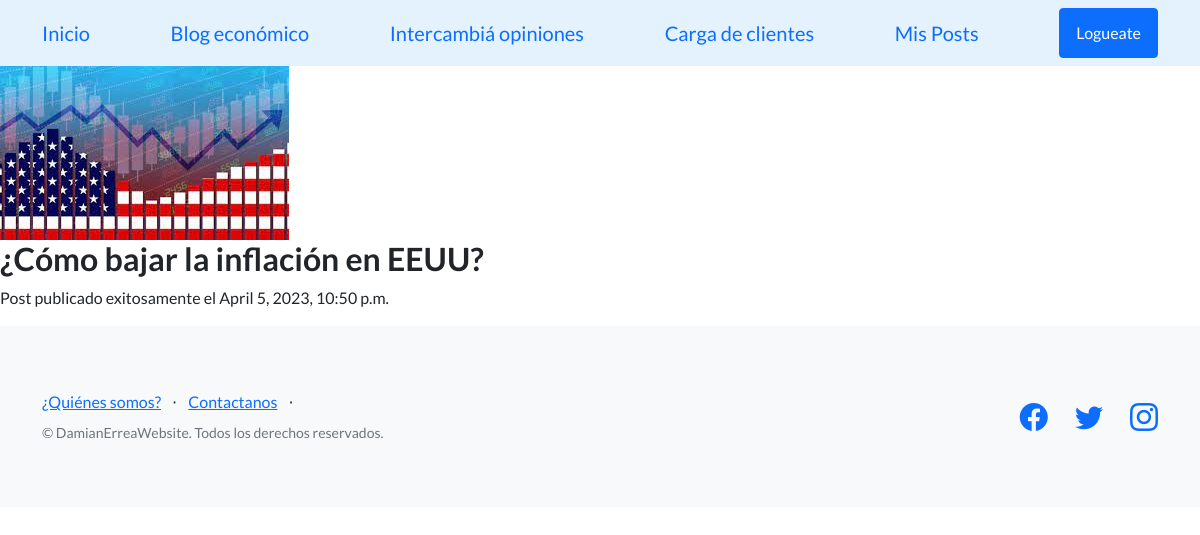
The page /post/10/ on the database its author committed.
### AppCoder/models.py (models this page shows, shortened)
class Post(models.Model):
    title = models.CharField(max_length=200)
    resumen=models.TextField(max_length=3000, default='')
    content = models.TextField()
    image = models.ImageField(upload_to='post_images/', blank=True, null=True)
    created_at = models.DateTimeField(auto_now_add=True)
    author = models.ForeignKey(User, on_delete=models.CASCADE)

### AppCoder/views.py (the view)
# urls.py: path('post/<int:pk>/', post_detail, name='post_detail'),
def post_detail(request, pk):
    post = get_object_or_404(Post, pk=pk)
    return render(request, 'AppCoder/post_detail.html', {'post': post})

### AppCoder/templates/AppCoder/post_detail.html
{% extends 'AppCoder/base.html' %}
{% load static %}
{% block contenido_que_cambia %}
  <div class="Post">
    {% if post.image %}
      <img src="{{ post.image.url }}" alt="{{ post.title }}">
    {% endif %}
    <h2>{{ post.title }}</h2>
    <p class="date">Post publicado exitosamente el {{ post.created_at }}</p>
  </div>
{% endblock contenido_que_cambia %}

### rows shown on the page
Post: image (picture), title "¿Cómo bajar la inflación en EEUU?", created_at "April 5, 2023, 10:50 p.m."
